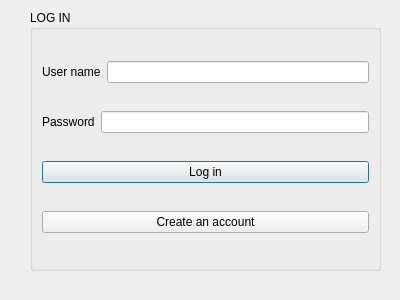
<?xml version="1.0" encoding="UTF-8"?>
<ui version="4.0">
 <class>DialogLogin</class>
 <widget class="QDialog" name="DialogLogin">
  <property name="geometry">
   <rect>
    <x>0</x>
    <y>0</y>
    <width>400</width>
    <height>300</height>
   </rect>
  </property>
  <property name="windowTitle">
   <string>Dialog</string>
  </property>
  <widget class="QGroupBox" name="groupBox">
   <property name="geometry">
    <rect>
     <x>30</x>
     <y>10</y>
     <width>351</width>
     <height>261</height>
    </rect>
   </property>
   <property name="title">
    <string>LOG IN</string>
   </property>
   <layout class="QVBoxLayout" name="verticalLayout">
    <item>
     <layout class="QHBoxLayout" name="horizontalLayout">
      <item>
       <widget class="QLabel" name="label">
        <property name="text">
         <string>User name</string>
        </property>
       </widget>
      </item>
      <item>
       <widget class="QLineEdit" name="lineEdit_username"/>
      </item>
     </layout>
    </item>
    <item>
     <layout class="QHBoxLayout" name="horizontalLayout_2">
      <item>
       <widget class="QLabel" name="label_2">
        <property name="text">
         <string>Password</string>
        </property>
       </widget>
      </item>
      <item>
       <widget class="QLineEdit" name="lineEdit_password">
        <property name="echoMode">
         <enum>QLineEdit::Password</enum>
        </property>
       </widget>
      </item>
     </layout>
    </item>
    <item>
     <widget class="QPushButton" name="pushButton">
      <property name="text">
       <string>Log in</string>
      </property>
     </widget>
    </item>
    <item>
     <widget class="QPushButton" name="pushButton_createAccount">
      <property name="text">
       <string>Create an account</string>
      </property>
     </widget>
    </item>
   </layout>
  </widget>
 </widget>
 <resources/>
 <connections/>
</ui>
